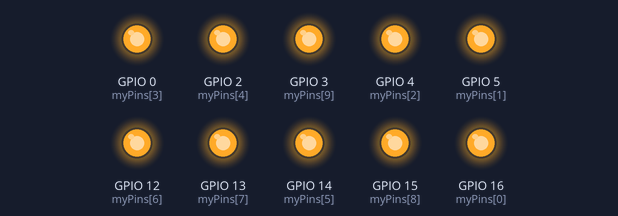
A sketch run on a simulated ESP8266 (NodeMCU). On the bench: output pins drawn as LEDs (lit = HIGH). Random numbers use the default seed unless the sketch sets one.

Above: at 0.95 s.
At 6.32 s:
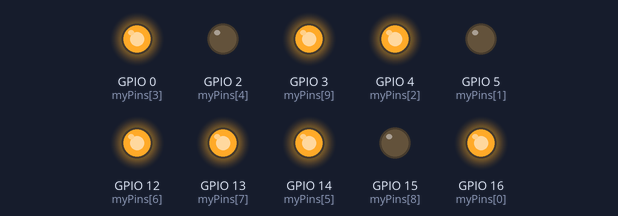
At 12.27 s:
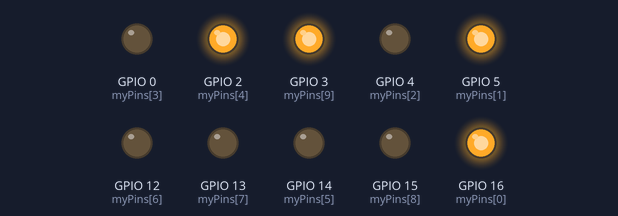
At 16.03 s:
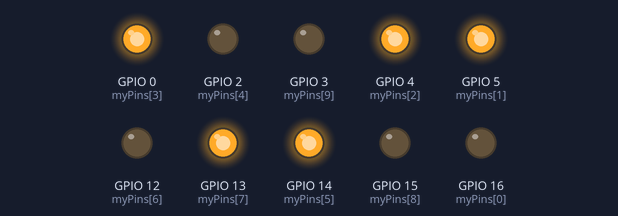
At 19.65 s:
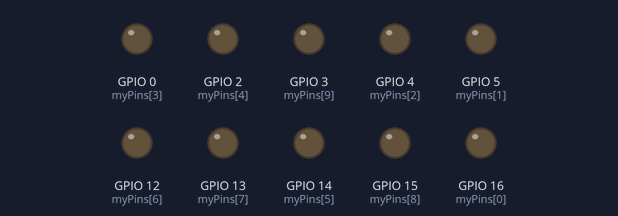
At 38.41 s:
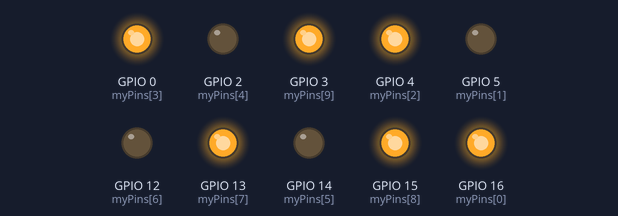
Timing chart, 0 to 40.0 s (numbered marks = the images above):
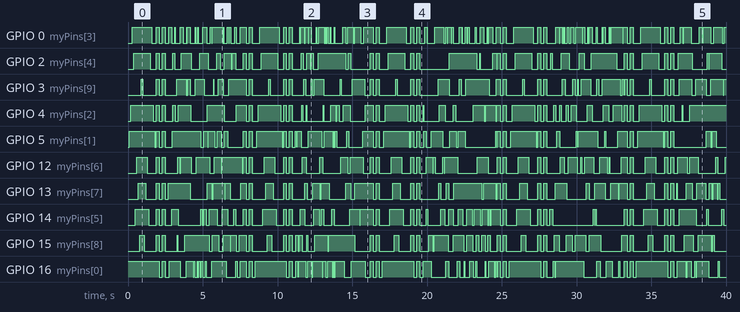

Measured:
- by itself, GPIO 0 (myPins[3]): LOW → HIGH at 0.30 s, → LOW 1.3 s later, → HIGH 0.30 s later, → LOW 0.20 s later, … (167 changes in this stretch)
- by itself, GPIO 2 (myPins[4]): LOW → HIGH at 0.40 s, → LOW 1.1 s later, → HIGH 0.40 s later, → LOW 0.20 s later, … (88 changes in this stretch)
- by itself, GPIO 3 (myPins[9]): LOW → HIGH at 0.90 s, → LOW 0.10 s later, → HIGH 0.90 s later, → LOW 0.20 s later, … (95 changes in this stretch)
- by itself, GPIO 4 (myPins[2]): LOW → HIGH at 0.20 s, → LOW 1.5 s later, → HIGH 0.20 s later, → LOW 0.20 s later, … (91 changes in this stretch)
- by itself, GPIO 5 (myPins[1]): LOW → HIGH at 0.10 s, → LOW 1.7 s later, → HIGH 0.10 s later, → LOW 0.20 s later, … (92 changes in this stretch)
- by itself, GPIO 12 (myPins[6]): LOW → HIGH at 0.60 s, → LOW 0.70 s later, → HIGH 0.60 s later, → LOW 0.20 s later, … (93 changes in this stretch)
- by itself, GPIO 13 (myPins[7]): LOW → HIGH at 0.70 s, → LOW 0.50 s later, → HIGH 0.70 s later, → LOW 0.20 s later, … (90 changes in this stretch)
- by itself, GPIO 14 (myPins[5]): LOW → HIGH at 0.50 s, → LOW 0.90 s later, → HIGH 0.50 s later, → LOW 0.20 s later, … (96 changes in this stretch)

The sketch:

christmas_lights.ino
```cpp
#include <Arduino.h>
#include <ESP8266TrueRandom.h>

const int buttonPin = 1;
const int myPins[] = {16, 5, 4, 0, 2, 14, 12, 13, 15, 3};

void wave(int delayBetween)
{
  for (int j = 0; j < (sizeof(myPins) / sizeof(myPins[0])); j++)
  {
    digitalWrite(myPins[j], HIGH);
    delay(delayBetween);
  }
  for (int j = (sizeof(myPins) / sizeof(myPins[0])) - 1; j > 0; j--)
  {
    digitalWrite(myPins[j], LOW);
    delay(delayBetween);
  }
}

void random(int delayBetween) {
  int j = 0;
  while (j < 500)
  {
    digitalWrite(myPins[ESP8266TrueRandom.random(sizeof(myPins))], HIGH);
    delay(delayBetween);
    digitalWrite(myPins[ESP8266TrueRandom.random(sizeof(myPins))], LOW);
    delay(delayBetween);

    j++;
  }
}

void flash(int delayBetween)
{
  for (int k = 0; k <= 1; k++)
  {
    for (int j = 0;j < (sizeof(myPins) / sizeof(myPins[0])); j++)
      digitalWrite(myPins[j], HIGH);
    delay(delayBetween);
    for (int j = 0;j < (sizeof(myPins) / sizeof(myPins[0])); j++)
      digitalWrite(myPins[j], LOW);
    delay(delayBetween);
  }
}

//----- Setup function. ------------------------
void setup()
{
  pinMode(buttonPin, INPUT);

  for (int i = 0; i < sizeof(myPins); i++) {
    pinMode(myPins[i], OUTPUT);
  }
}

//----- Loop routine. --------------------------
void loop()
{
  wave(100);
  flash(200);
  random(5);
  flash(200);
}
```
